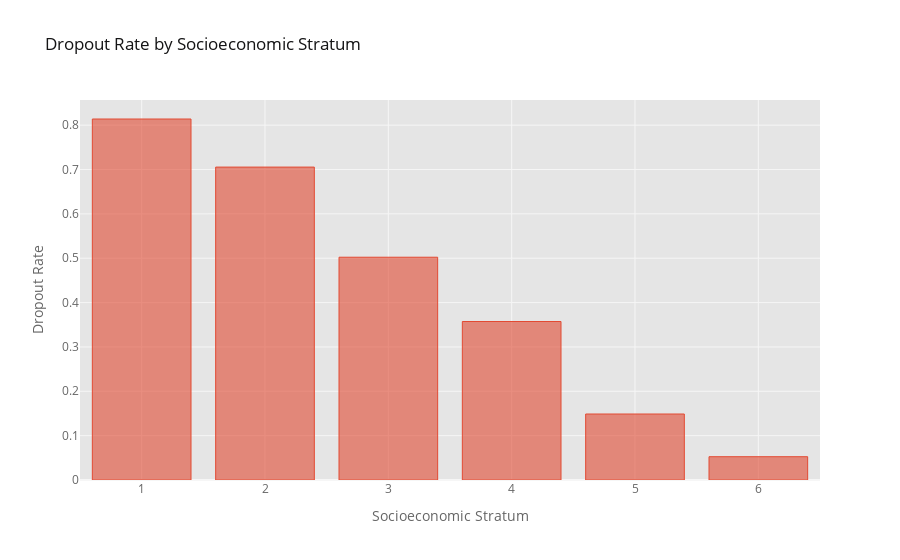
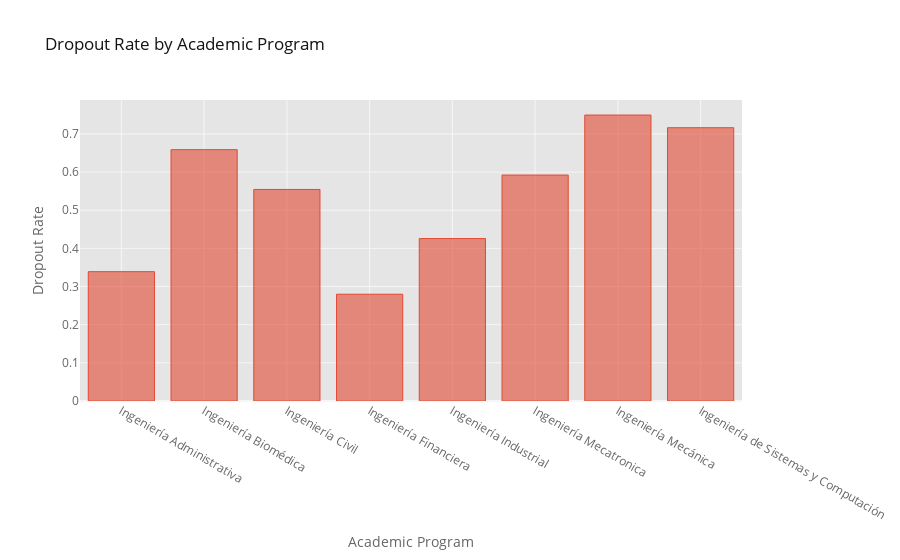
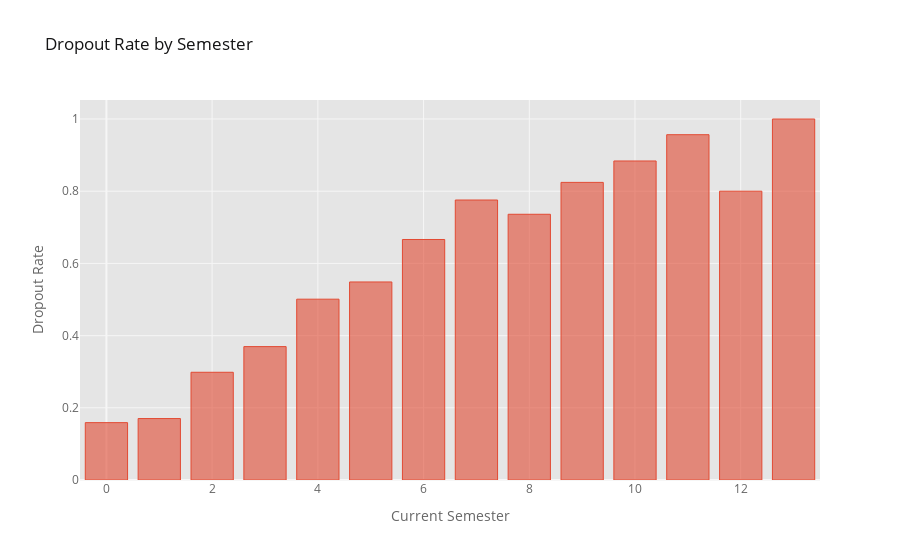
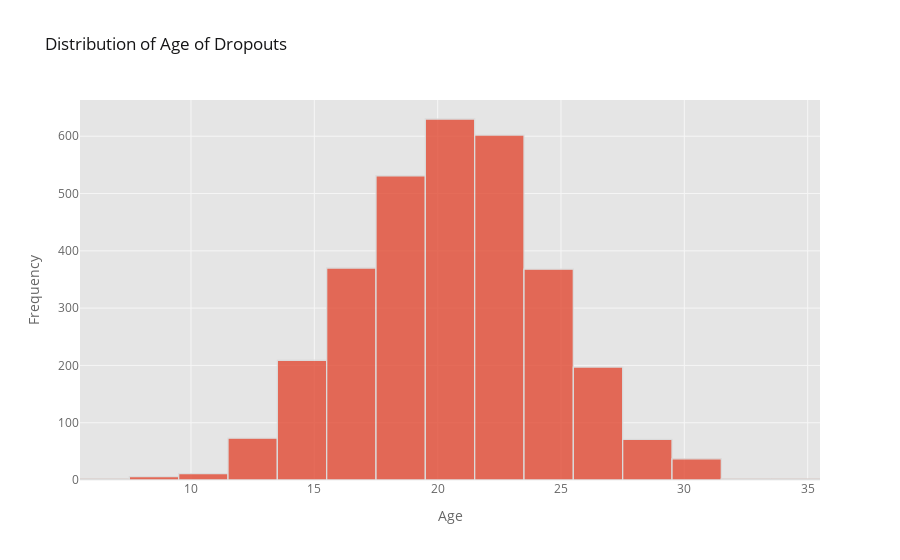

Write notebook code for charts like these, in order.
### Code cell
dropout_rate_by_stratum = datos.groupby('Estrato')['Abandono'].mean()
fig1 = dropout_rate_by_stratum.iplot(kind='bar', title='Dropout Rate by Socioeconomic Stratum', yTitle='Dropout Rate', xTitle='Socioeconomic Stratum', asFigure=True)

dropout_rate_by_program = datos.groupby('Programa Academico')['Abandono'].mean()
fig2 = dropout_rate_by_program.iplot(kind='bar', title='Dropout Rate by Academic Program', yTitle='Dropout Rate', xTitle='Academic Program', asFigure=True)

dropout_rate_by_semester = datos.groupby('Semestre Actual')['Abandono'].mean()
fig3 = dropout_rate_by_semester.iplot(kind='bar', title='Dropout Rate by Semester', yTitle='Dropout Rate', xTitle='Current Semester', asFigure=True)

dropout_age_distribution = datos[datos['Abandono'] == 1]['Edad']
fig4 = dropout_age_distribution.iplot(kind='histogram', title='Distribution of Age of Dropouts', yTitle='Frequency', xTitle='Age', bins=20, asFigure=True)


fig1.show()
fig2.show()
fig3.show()
fig4.show()

### Figure 1 — Plotly figure (JSON) as saved in the notebook; plotly's stock layout.template omitted (floating-point values rounded to 4 significant figures)
{"data": [{"marker": {"color": "rgba(226, 74, 51, 0.6)", "line": {"color": "rgba(226, 74, 51, 1.0)", "width": 1}}, "name": "Abandono", "orientation": "v", "text": "", "type": "bar", "x": [1, 2, 3, 4, 5, 6], "y": [0.8139, 0.7055, 0.5023, 0.3573, 0.1488, 0.05252]}], "layout": {"autosize": true, "legend": {"bgcolor": "#FFFFFF", "font": {"color": "#666666"}}, "paper_bgcolor": "#FFFFFF", "plot_bgcolor": "#E5E5E5", "title": {"font": {"color": "#151516"}, "text": "Dropout Rate by Socioeconomic Stratum"}, "xaxis": {"autorange": true, "gridcolor": "#F6F6F6", "range": [0.5, 6.5], "showgrid": true, "tickfont": {"color": "#666666"}, "title": {"font": {"color": "#666666"}, "text": "Socioeconomic Stratum"}, "type": "linear", "zerolinecolor": "#F6F6F6"}, "yaxis": {"autorange": true, "gridcolor": "#F6F6F6", "range": [0, 0.8567], "showgrid": true, "tickfont": {"color": "#666666"}, "title": {"font": {"color": "#666666"}, "text": "Dropout Rate"}, "type": "linear", "zerolinecolor": "#F6F6F6"}}}

### Figure 2 — Plotly figure (JSON) as saved in the notebook; plotly's stock layout.template omitted (floating-point values rounded to 4 significant figures)
{"data": [{"marker": {"color": "rgba(226, 74, 51, 0.6)", "line": {"color": "rgba(226, 74, 51, 1.0)", "width": 1}}, "name": "Abandono", "orientation": "v", "text": "", "type": "bar", "x": ["Ingeniería Administrativa", "Ingeniería Biomédica", "Ingeniería Civil", "Ingeniería Financiera", "Ingeniería Industrial", "Ingeniería Mecatronica", "Ingeniería Mecánica", "Ingeniería de Sistemas y Computación"], "y": [0.3389, 0.6586, 0.5544, 0.2798, 0.4257, 0.5921, 0.7494, 0.7162]}], "layout": {"autosize": true, "legend": {"bgcolor": "#FFFFFF", "font": {"color": "#666666"}}, "paper_bgcolor": "#FFFFFF", "plot_bgcolor": "#E5E5E5", "title": {"font": {"color": "#151516"}, "text": "Dropout Rate by Academic Program"}, "xaxis": {"autorange": true, "gridcolor": "#F6F6F6", "range": [-0.5, 7.5], "showgrid": true, "tickfont": {"color": "#666666"}, "title": {"font": {"color": "#666666"}, "text": "Academic Program"}, "type": "category", "zerolinecolor": "#F6F6F6"}, "yaxis": {"autorange": true, "gridcolor": "#F6F6F6", "range": [0, 0.7888], "showgrid": true, "tickfont": {"color": "#666666"}, "title": {"font": {"color": "#666666"}, "text": "Dropout Rate"}, "type": "linear", "zerolinecolor": "#F6F6F6"}}}

### Figure 3 — Plotly figure (JSON) as saved in the notebook; plotly's stock layout.template omitted (floating-point values rounded to 4 significant figures)
{"data": [{"marker": {"color": "rgba(226, 74, 51, 0.6)", "line": {"color": "rgba(226, 74, 51, 1.0)", "width": 1}}, "name": "Abandono", "orientation": "v", "text": "", "type": "bar", "x": [0, 1, 2, 3, 4, 5, 6, 7, 8, 9, 10, 11, 12, 13], "y": [0.1589, 0.1702, 0.2984, 0.3695, 0.5009, 0.5486, 0.6662, 0.7756, 0.7361, 0.8244, 0.8837, 0.9565, 0.8, 1]}], "layout": {"autosize": true, "legend": {"bgcolor": "#FFFFFF", "font": {"color": "#666666"}}, "paper_bgcolor": "#FFFFFF", "plot_bgcolor": "#E5E5E5", "title": {"font": {"color": "#151516"}, "text": "Dropout Rate by Semester"}, "xaxis": {"autorange": true, "gridcolor": "#F6F6F6", "range": [-0.5, 13.5], "showgrid": true, "tickfont": {"color": "#666666"}, "title": {"font": {"color": "#666666"}, "text": "Current Semester"}, "type": "linear", "zerolinecolor": "#F6F6F6"}, "yaxis": {"autorange": true, "gridcolor": "#F6F6F6", "range": [0, 1.053], "showgrid": true, "tickfont": {"color": "#666666"}, "title": {"font": {"color": "#666666"}, "text": "Dropout Rate"}, "type": "linear", "zerolinecolor": "#F6F6F6"}}}

### Figure 4 — Plotly figure (JSON) as saved in the notebook; plotly's stock layout.template omitted (floating-point values rounded to 4 significant figures; data arrays with more than 128 entries replaced by an {"elided": "..."} marker saying what was removed)
{"data": [{"histfunc": "count", "histnorm": "", "marker": {"color": "rgba(226, 74, 51, 1.0)", "line": {"color": "#D9D9D9", "width": 1.3}}, "name": "Edad", "nbinsx": 20, "opacity": 0.8, "orientation": "v", "type": "histogram", "x": {"elided": "3111 int values"}}], "layout": {"autosize": true, "barmode": "overlay", "legend": {"bgcolor": "#FFFFFF", "font": {"color": "#666666"}}, "paper_bgcolor": "#FFFFFF", "plot_bgcolor": "#E5E5E5", "title": {"font": {"color": "#151516"}, "text": "Distribution of Age of Dropouts"}, "xaxis": {"autorange": true, "gridcolor": "#F6F6F6", "range": [5.5, 35.5], "showgrid": true, "tickfont": {"color": "#666666"}, "title": {"font": {"color": "#666666"}, "text": "Age"}, "type": "linear", "zerolinecolor": "#F6F6F6"}, "yaxis": {"autorange": true, "gridcolor": "#F6F6F6", "range": [0, 663.2], "showgrid": true, "tickfont": {"color": "#666666"}, "title": {"font": {"color": "#666666"}, "text": "Frequency"}, "zerolinecolor": "#F6F6F6"}}}
